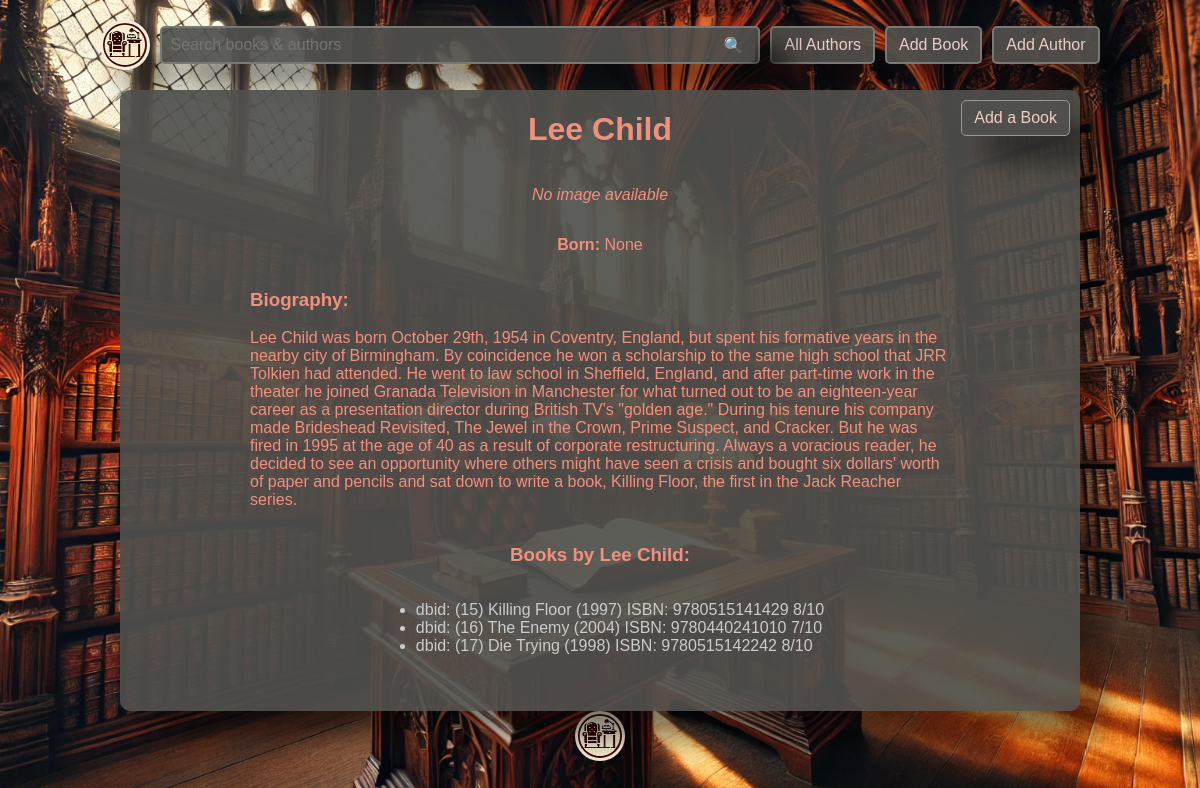
Page /show_author/15 on the committed database.
### data_models.py (models this page shows, shortened)
class Author(db.Model):
    __tablename__ = 'authors'
    author_id = db.Column(db.Integer, primary_key=True, autoincrement=True)
    name = db.Column(db.String(80), nullable=False)
    birth_date = db.Column(db.Date)
    date_of_death = db.Column(db.Date)
    biography = db.Column(db.Text, nullable=True)

class Book(db.Model):
    __tablename__ = 'books'
    book_id = db.Column(db.Integer, primary_key=True, autoincrement=True)
    author_id = db.Column(db.Integer, db.ForeignKey('authors.author_id'), nullable=False)
    isbn = db.Column(db.String(20))
    title = db.Column(db.String(255), nullable=False)
    publication_year = db.Column(db.Integer)
    rating = db.Column(db.Integer)
    summary = db.Column(db.Text, nullable=True)
    def __repr__(self):
        return (f"Book(book_id = {self.book_id}, "
                f"author_id = {self.author_id})"
                f"isbn = {self.isbn}, "
                f"title = {self.title}, "
                f"publication_year = {self.publication_year}, "
                f"rating = {self.rating}, "
                f"summary = {len(self.summary)} characters in db"
        )
    def __str__(self):
        return (f"dbid: ({self.book_id}) "
                f"{self.title} "
                f"({self.publication_year}) "
                f"ISBN: {self.isbn} "
                f"{self.rating}/10"
        )

### app_routes.py (the view)
    @app.route('/show_author/<int:author_id>', methods=['GET'])
    def show_author(author_id):
        return controller.show_author(author_id=author_id)

### controller.py (called while the page is built)
def show_author(author=None, author_id=None):
    if author is None:
        if author_id is None:
            return "No author selected"
        else:
            author = Author.query.get(author_id)
    books_from_writer = data_models.Book.query.filter(data_models.Book.author_id == author_id).all(),
    print(books_from_writer)
    return render_template('show_author.html',
        name=author.name,
        author_id=author.author_id,
        birth_date=author.birth_date,
        date_of_death=author.date_of_death,
        biography=author.biography,
        books=books_from_writer[0] if len(books_from_writer) > 0 else None
    )

### templates/show_author.html (shortened to what this page needs)
{% extends "common.html" %}
{% block content %}
        <h1>{{ name }}</h1>
            <a href="{{ url_for('add_author_book', author_id=author_id) }}" class="add-book-btn">Add a Book</a>
        {% if author_image %}
            <img src="{{ author_image }}" alt="{{ name }}" class="author-image">
        {% else %}
            <p><em>No image available</em></p>
        {% endif %}
        <p class="dates">
            <strong>Born:</strong> {{ birth_date }}
        </p>
        <div class="biography">
            <h3>Biography:</h3>
            <p>{{ biography }}</p>
        </div>
            <div class="books">
            <div></div><h3>Books by {{ name }}:</h3></div>
            {% if books %}
                <ul class="book-list">
                    {% for book in books %}
                        <a href="{{ url_for('show_book', book_id=book.book_id) }}"><li>{{ book }} </li></a>
                    {% endfor %}
                </ul>
            {% else %}
                <div>No books found for this author.</div>
            {% endif %}
        </div>
<a id="home_button" href="{{ url_for('home') }}"> </a>
{% endblock %}

### static/styles.css (style rules this page uses)
* { box-sizing: border-box; }
.edit_button, .add-book-btn { position: absolute; top: 10px; right: 10px; border: solid 1px #989895FF; }
body { display: flex; flex-direction: column; align-items: center; justify-content: center; position: relative; font-family: Arial, sans-serif; margin: 20px; background-image: url('/static/images/library.webp'); background-size: cover; background-position: center; background-attachment: fixed; }
.biography { max-width: 700px; text-align: left; }
.books, #book-list, #author-list { width: auto; text-align: left; display: grid; grid-template-columns: auto auto auto; gap: 2px }
a:link { color: #cccccc; text-decoration: none; }

### rows in the picture
Author: name "Lee Child", biography "Lee Child was born October 29th, 1954 in Coventry, England, but spent his formative years in the nearby city of Birmingham. By coincidence he won a scholarship to the same high school that JRR Tolkien had attended. He went to law school in Sheffield, England, and after part-time work in the theater he joined Granada Television in Manchester for what turned out to be an eighteen-year career as a presentation director during British TV's \"golden age.\" During his tenure his company made Brideshead Revisited, The Jewel in the Crown, Prime Suspect, and Cracker. But he was fired in 1995 at the age of 40 as a result of corporate restructuring. Always a voracious reader, he decided to see an…"
Book: book_id+title+publication_year "dbid: (15) Killing Floor (1997) ISBN: 9780515141429 8/10"
Book: book_id+title+publication_year "dbid: (16) The Enemy (2004) ISBN: 9780440241010 7/10"
Book: book_id+title+publication_year "dbid: (17) Die Trying (1998) ISBN: 9780515142242 8/10"

### other values in the picture
{{ birth_date }} "None"
